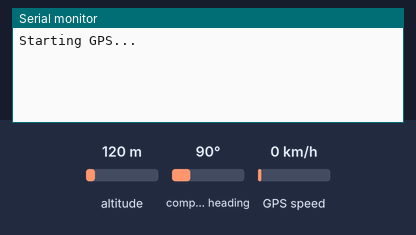
Simulated run of this program. Board: ESP8266 (NodeMCU). Shown: the last lines printed to the serial monitor. Inputs (shaded band) come from the test bench; at power-on: altitude 120 m, GPS speed 0 km/h, compass heading 90°. The GPS gets a fix after 3 s at 37.7749, -122.4194 with 8 satellites.

Above: at 1.2 s.
1.3 s: altitude set to 20 m
At 3.8 s:
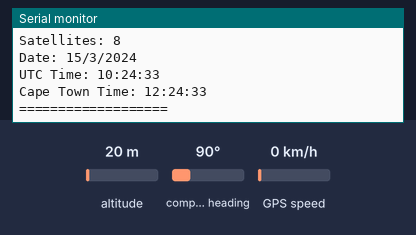
4.5 s: GPS speed set to 2 km/h
At 5.7 s:
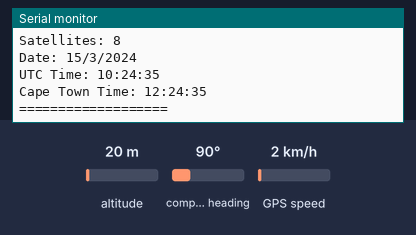
6.0 s: altitude set to 250 m
At 6.4 s:
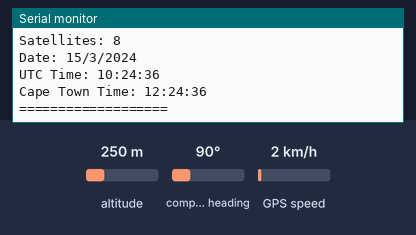

The program:

main.cpp
```cpp
#include <Arduino.h>
#include "GPSModule.h"

// Use Serial1 on the SAMD51
GPSModule gps(Serial1);

void setup()
{
    Serial.begin(115200);

    while (!Serial)
    {
        delay(10);
    }

    Serial.println("Starting GPS...");

    // GPS default baud
    gps.begin(9600);
}

void loop()
{
    gps.update();

    if (gps.locationUpdated())
    {
        Serial.println("===== GPS FIX =====");

        Serial.print("Latitude: ");
        Serial.println(gps.latitude(), 6);

        Serial.print("Longitude: ");
        Serial.println(gps.longitude(), 6);

        Serial.print("Altitude (m): ");
        Serial.println(gps.altitudeMeters());

        Serial.print("Speed (km/h): ");
        Serial.println(gps.speedKmph());

        Serial.print("Satellites: ");
        Serial.println(gps.satellites());

        Serial.print("Date: ");
        Serial.print(gps.day());
        Serial.print("/");
        Serial.print(gps.month());
        Serial.print("/");
        Serial.println(gps.year());

        Serial.print("UTC Time: ");
        Serial.print(gps.hourUTC());
        Serial.print(":");
        Serial.print(gps.minuteUTC());
        Serial.print(":");
        Serial.println(gps.secondUTC());

        Serial.print("Cape Town Time: ");
        Serial.print(gps.hourLocal());
        Serial.print(":");
        Serial.print(gps.minuteUTC());
        Serial.print(":");
        Serial.println(gps.secondUTC());

        Serial.println("===================");
    }
}
```

GPSModule.cpp
```cpp
// GPSModule.cpp

#include "GPSModule.h"
// G = red, V = black, T = blue, R = green
GPSModule::GPSModule(HardwareSerial& serialPort)
    : gpsSerial(serialPort)
{
}

void GPSModule::begin(uint32_t baud)
{
    gpsSerial.begin(baud);
}

void GPSModule::update()
{
    while (gpsSerial.available())
    {
        gps.encode(gpsSerial.read());
    }
}

bool GPSModule::hasFix()
{
    return gps.location.isValid();
}

bool GPSModule::locationUpdated()
{
    return gps.location.isUpdated();
}

double GPSModule::latitude()
{
    return gps.location.lat();
}

double GPSModule::longitude()
{
    return gps.location.lng();
}

double GPSModule::altitudeMeters()
{
    return gps.altitude.meters();
}

double GPSModule::speedKmph()
{
    return gps.speed.kmph();
}

uint32_t GPSModule::satellites()
{
    return gps.satellites.value();
}

int GPSModule::year()
{
    return gps.date.year();
}

int GPSModule::month()
{
    return gps.date.month();
}

int GPSModule::day()
{
    return gps.date.day();
}

int GPSModule::hourUTC()
{
    return gps.time.hour();
}

int GPSModule::minuteUTC()
{
    return gps.time.minute();
}

int GPSModule::secondUTC()
{
    return gps.time.second();
}

int GPSModule::hourLocal()
{
    return (gps.time.hour() + 2) % 24;
}
```

GPSModule.h
```cpp
// GPSModule.h

#ifndef GPS_MODULE_H
#define GPS_MODULE_H

#include <Arduino.h>
#include <TinyGPS++.h>

class GPSModule
{
public:
    GPSModule(HardwareSerial& serialPort);

    void begin(uint32_t baud = 9600);
    void update();

    bool hasFix();
    bool locationUpdated();

    double latitude();
    double longitude();
    double altitudeMeters();
    double speedKmph();

    uint32_t satellites();

    int year();
    int month();
    int day();

    int hourUTC();
    int minuteUTC();
    int secondUTC();

    // South Africa local time (UTC+2)
    int hourLocal();

private:
    HardwareSerial& gpsSerial;
    TinyGPSPlus gps;
};

#endif
```

Measured:
- after the input at 1.3 s, the serial monitor: prints a new line after 1.7 s (image 1)
- after the input at 4.5 s, the serial monitor: prints a new line after 0.52 s (image 2)
- after the input at 6.0 s, the serial monitor: prints a new line at once (image 3)
